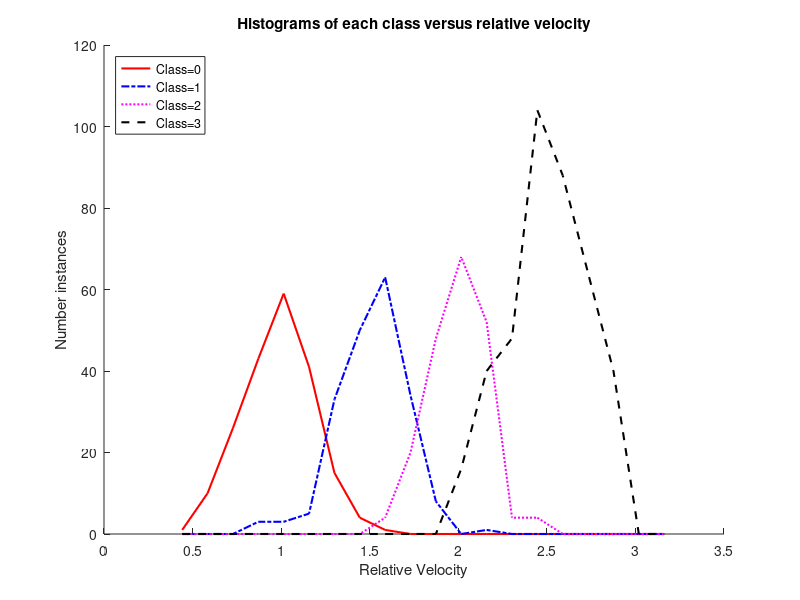
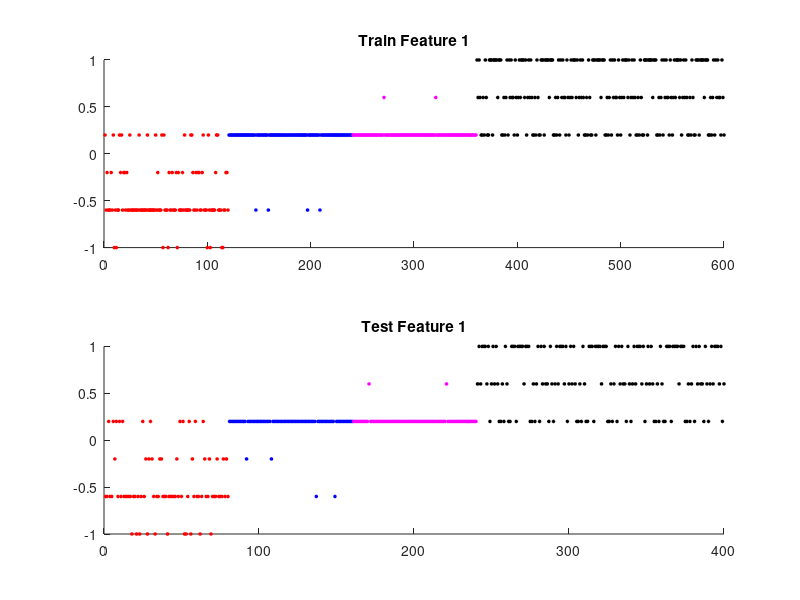
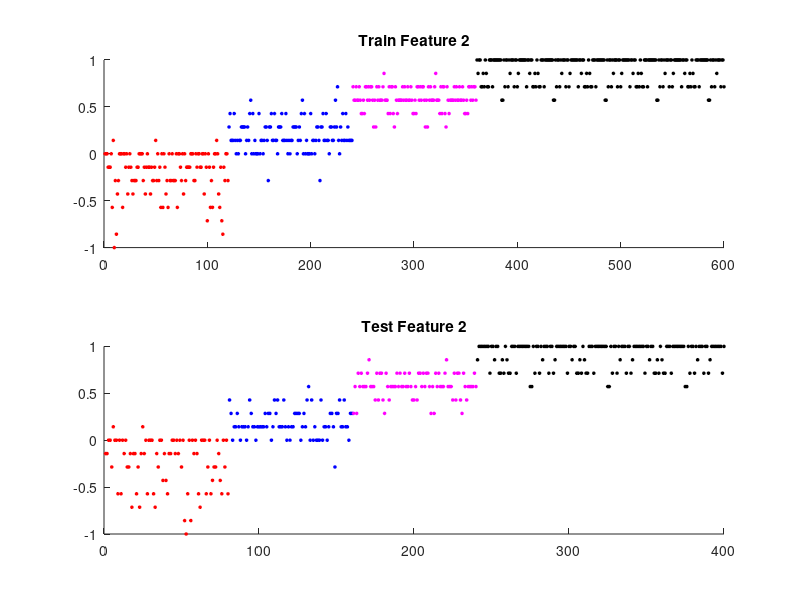
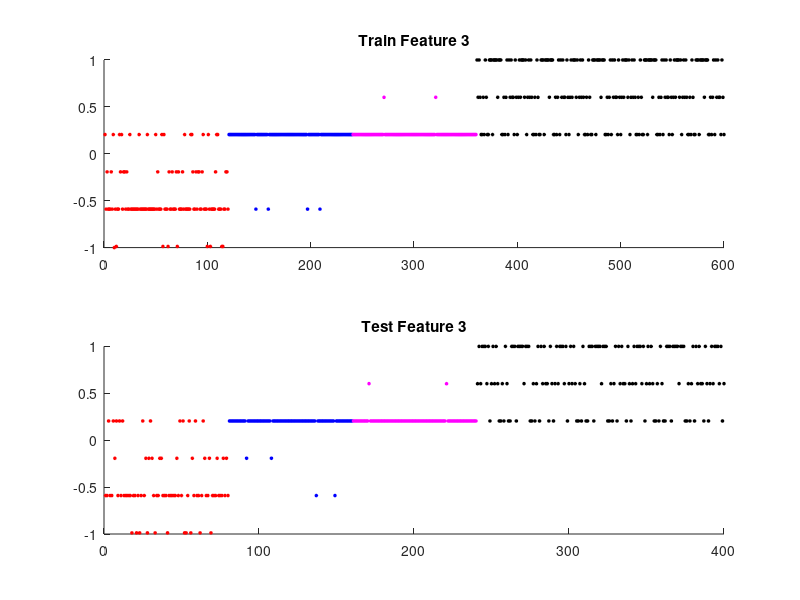

Reproduce these figures in MATLAB, in order. (Note: this script raises an error after producing the figures.)
%__________________________________________________________________________
%
% Description: 
%
%    Digital Signal Processing - Mini Project 2 STFT/SVM analysis.
%
%    Runs experiment 3a.
%
%    Instructions - some code missing. Search for "XXX" and edit code.
%
%    **********************************
%    * This code requires libSVM 3.23 *
%    **********************************
%
% Inputs: Reads the file "DSP_MP2_microDoppler_Data.mat" which must
%         be in the same directory as this code.
%
% Outputs: Graphs, outputs to screen.
%
% Change History:
%
% 30 September 2020 - Original
%
% Authors:
% John Ball
%__________________________________________________________________________
%

clc
clear varaibles
close all

addpath('D:\MSU\Fall 2020\DSP\mini-project-2\MP2_Student\libsvm-3.23')
%
% Flags
% Set noramlize_data to 1 to normalize data before giving to SVM
%
normalize_data = 1;      

%
% LibSVM training string
%
libsvm_train_str = '-s 0 -t 0 -c 10 -e 0.00001 -q';

%
% Load the datafile in
%
% X - matrix of features, one per data instance
% Y - vector of class labels
% RV - vector of relative velocities
%
load('DSP_MP2_microDoppler_Data.mat');

%
% Print statistics
%
Ninstances = length(Y);
the_classes = unique(Y);
Nclasses = length(the_classes);
Nfeatures = size(X,1);

fprintf('Number of instances: %d.\n', Ninstances);
fprintf('Number of features per instance: %d.\n', Nfeatures);
fprintf('Number of classes: %d.\n', Nclasses);
for y = the_classes
   fprintf('  Class %2d: instances %d.\n', y, sum(Y == y));
end

%
% Plot instances for each class
%
RV_min = min(RV) * 0.9;
RV_max = max(RV) * 1.1;
num_bins = 20;
RV_bins = linspace(RV_min, RV_max, num_bins);
 
colorcode = {'r', 'b-.', 'm:', 'k--'};

figure;
hold on;
yindx = 1;
for y = the_classes
   indx = find(Y == y);
   rv_class_y = RV(indx);
   hist_class_y = hist(rv_class_y, RV_bins);
   h = plot(RV_bins, hist_class_y, colorcode{yindx});
   set(h, 'LineWidth', 1.5);
   legendstr{yindx} = sprintf('Class=%d', y);
   yindx = yindx + 1;
end
xlabel('Relative Velocity');
ylabel('Number instances');
legend(legendstr, 'location', 'NorthWest');
title('Histograms of each class versus relative velocity');
drawnow;

%
% Split data into training and testing
%
percent_train = 60;

fprintf('\nSplitting into training and test, with %.2f %% training.\n', percent_train);

Xtrain = [];
Xtest = [];
Ytrain = [];
Ytest = [];
RVtrain = [];
RVtest = [];

for y = the_classes
   
   indx = find(Y == y);
   
   % Generate random indices and split into training and testing
   rand_y = randperm(length(indx));
   
   last_train_indx = floor(length(rand_y)*percent_train/100); 
   train_indx = 1 : last_train_indx;
   test_indx = (last_train_indx+1) : length(rand_y);
   
   Xtrain = [Xtrain, X(:, indx(train_indx))];
   Ytrain = [Ytrain, Y(indx(train_indx))];
   RVtrain = [RVtrain, RV(indx(train_indx))];

   Xtest = [Xtest, X(:, indx(test_indx))];
   Ytest = [Ytest, Y(indx(test_indx))];
   RVtest = [RVtest, RV(indx(test_indx))];
   
end

%
% Transpose everything to input to libSVM
%
Xtrain = Xtrain';
Ytrain = Ytrain';
RVtrain = RVtrain';

Xtest = Xtest';
Ytest = Ytest';
RVtest = RVtest';

%
% Normalize features to [-1,1]
%
if normalize_data == 1
   %
   % Normalize each feature to [-1, 1]
   %
   for k = 1 : Nfeatures
      temp = Xtrain(:,k);
      maxtemp = max(temp);
      mintemp = min(temp);
      Xtrain(:,k) = 2 * ((temp - mintemp) / (maxtemp - mintemp)) - 1;

      temp = Xtest(:,k);
      Xtest(:,k) = 2 * ((temp - mintemp) / (maxtemp - mintemp)) - 1;
   end
end

%
% Plot features
%
fcolorstr = {'ro', 'bo', 'mo', 'ko', 'rx', 'bx'};
fcolorstr2 = {'r', 'b', 'm', 'k', 'r', 'b'};

for n = 1:Nfeatures
   
   Xtrain_feature = Xtrain(:,n);
   figure;
   subplot(2,1,1);
   hold on;
   nindx = 1;
   for y = the_classes
      indx = find(Ytrain == y);
      h = plot(indx, Xtrain_feature(indx), fcolorstr{nindx});
      set(h,'MarkerFaceColor',fcolorstr2{nindx});
      set(h,'MarkerSize',2.0);
      nindx = nindx+1;
   end
   title(sprintf('Train Feature %d', n));
   
   Xtest_feature = Xtest(:,n);
   subplot (2,1,2);
   hold on;
   nindx = 1;
   for y = the_classes
      indx = find(Ytest == y);
      h = plot(indx, Xtest_feature(indx), fcolorstr{nindx});
      set(h,'MarkerFaceColor',fcolorstr2{nindx});
      set(h,'MarkerSize',2.0);
      nindx = nindx+1;
   end
   title(sprintf('Test Feature %d', n));
   
end

%
% Run the SVM feature by feature
%
fprintf('\n');
train_n_oa = zeros(1, Nfeatures);         % Store overall accuracy
test_n_oa = zeros(1, Nfeatures);          % Store overall accuracy

for n = 1:Nfeatures
   
   fprintf('\nRunning SVM for feature %d.\n', n);
   
   Xtrain_feature = Xtrain(:,n);
   Xtest_feature = Xtest(:,n);
   
   % Train
   svm_model = svmtrain(Xtrain_feature, sparse(Xtrain_feature), libsvm_train_str);

   %
   % Get results on training and testing set, and plot the discriminant function
   %
   train_pred = svmpredict(Xtest_feature, sparse(Xtrain_feature), svm_model, '-q');
   fprintf("\nTraining confusion matrix and stats (only feature %d):\n", n);
   [~, train_oa, ~, ~, ~, ~] = confusion_matrix(train_pred, Ytrain, 1, 1);
   
   test_pred = svmpredict(Xtest_feature, sparse(Xtest_feature), svm_model, '-q');
   fprintf("\nTesting confusion matrix and stats (only feature %d:\n", n);
   [~, test_oa, ~, ~, ~, ~] = confusion_matrix(test_pred, Ytest, 1, 1);

   % Save results
   train_n_oa(n) = train_oa;
   test_n_oa(n) = test_oa;
   tick_labels{n} = sprintf('%d', n);   
end

%
% Run SVM on all features
%
fprintf('\nRunning SVM for all features.\n');

% Train
svm_model = svmtrain(Xtrain_feature, sparse(Xtrain), libsvm_train_str);

%
% Get results on training and testing set, and plot the discriminant function
%
train_pred = svmpredict(Xtest_feature, sparse(Xtrain), svm_model, '-q');
fprintf("\nTraining confusion matrix and stats (all features):\n");
[train_cm, train_oa, train_tp, train_fp, train_tn, train_fn] = confusion_matrix(train_pred, Ytrain, 1, 1);

test_pred = svmpredict(Xtest_feature, sparse(Xtest), svm_model, '-q');
fprintf("\nTesting confusion matrix and stats (all features):\n");
[test_cm, test_oa, test_tp, test_fp, test_tn, test_fn] = confusion_matrix(test_pred, Ytest, 1, 1);

train_n_oa(end+1) = train_oa;
test_n_oa(end+1) = test_oa;
tick_labels{end+1} = 'All';

%
% Plot results
%
figure;
bar(1:(Nfeatures+1), [train_n_oa' * 100, test_n_oa' * 100]);
ax = axis;
axis([ax(1:2), 0 105.0]);
xlabel('Feature number');
ylabel('Accuracy (percent)');
h = gca;
set(h,'XTickLabel', tick_labels);
grid on;
legend('Train','Test','location','EastOutside');
title('SVM Results');
drawnow;
